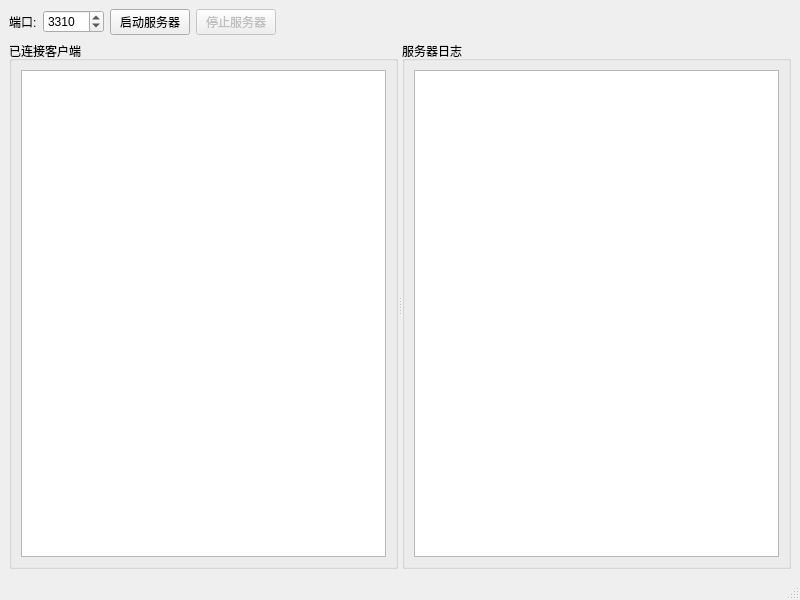
<?xml version="1.0" encoding="UTF-8"?>
<ui version="4.0">
 <class>ServerWindow</class>
 <widget class="QMainWindow" name="ServerWindow">
  <property name="geometry">
   <rect>
    <x>0</x>
    <y>0</y>
    <width>800</width>
    <height>600</height>
   </rect>
  </property>
  <property name="windowTitle">
   <string>数据库服务器</string>
  </property>
  <widget class="QWidget" name="centralwidget">
   <layout class="QVBoxLayout" name="verticalLayout">
    <item>
     <layout class="QHBoxLayout" name="horizontalLayout">
      <item>
       <widget class="QLabel" name="label">
        <property name="text">
         <string>端口:</string>
        </property>
       </widget>
      </item>
      <item>
       <widget class="QSpinBox" name="portSpinBox">
        <property name="minimum">
         <number>1024</number>
        </property>
        <property name="maximum">
         <number>65535</number>
        </property>
        <property name="value">
         <number>3310</number>
        </property>
       </widget>
      </item>
      <item>
       <widget class="QPushButton" name="startButton">
        <property name="text">
         <string>启动服务器</string>
        </property>
       </widget>
      </item>
      <item>
       <widget class="QPushButton" name="stopButton">
        <property name="enabled">
         <bool>false</bool>
        </property>
        <property name="text">
         <string>停止服务器</string>
        </property>
       </widget>
      </item>
      <item>
       <spacer name="horizontalSpacer">
        <property name="orientation">
         <enum>Qt::Orientation::Horizontal</enum>
        </property>
        <property name="sizeHint" stdset="0">
         <size>
          <width>40</width>
          <height>20</height>
         </size>
        </property>
       </spacer>
      </item>
     </layout>
    </item>
    <item>
     <widget class="QSplitter" name="splitter">
      <property name="orientation">
       <enum>Qt::Orientation::Horizontal</enum>
      </property>
      <widget class="QGroupBox" name="groupBox">
       <property name="title">
        <string>已连接客户端</string>
       </property>
       <layout class="QVBoxLayout" name="verticalLayout_2">
        <item>
         <widget class="QListWidget" name="clientsListWidget"/>
        </item>
       </layout>
      </widget>
      <widget class="QGroupBox" name="groupBox_2">
       <property name="title">
        <string>服务器日志</string>
       </property>
       <layout class="QVBoxLayout" name="verticalLayout_3">
        <item>
         <widget class="QTextEdit" name="logTextEdit">
          <property name="readOnly">
           <bool>true</bool>
          </property>
         </widget>
        </item>
       </layout>
      </widget>
     </widget>
    </item>
   </layout>
  </widget>
  <widget class="QMenuBar" name="menubar">
   <property name="geometry">
    <rect>
     <x>0</x>
     <y>0</y>
     <width>800</width>
     <height>22</height>
    </rect>
   </property>
  </widget>
  <widget class="QStatusBar" name="statusbar"/>
 </widget>
 <resources/>
 <connections/>
</ui>
